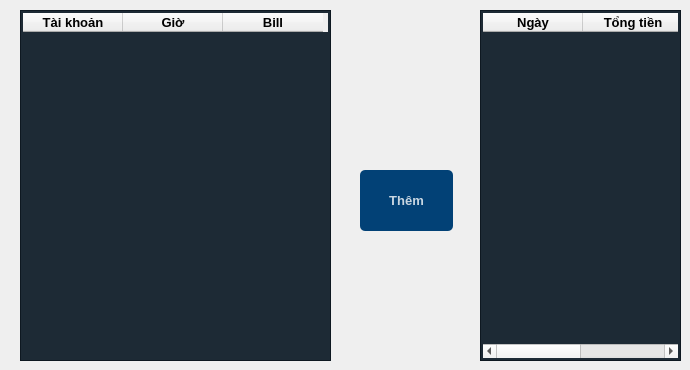
    <widget class="QWidget" name="tab_4">
     <attribute name="title">
      <string>Doanh thu</string>
     </attribute>
     <widget class="QTableWidget" name="table_bill_ngay">
      <property name="geometry">
       <rect>
        <x>20</x>
        <y>10</y>
        <width>311</width>
        <height>351</height>
       </rect>
      </property>
      <property name="minimumSize">
       <size>
        <width>0</width>
        <height>0</height>
       </size>
      </property>
      <property name="maximumSize">
       <size>
        <width>16777215</width>
        <height>381</height>
       </size>
      </property>
      <property name="styleSheet">
       <string notr="true">QTableWidget{
background-color: rgba(16, 30, 41, 240) ;
color: rgba(255,255,255,200);
padding: 2px
}
</string>
      </property>
      <column>
       <property name="text">
        <string>Tài khoản</string>
       </property>
       <property name="font">
        <font>
         <pointsize>10</pointsize>
         <weight>75</weight>
         <bold>true</bold>
        </font>
       </property>
      </column>
      <column>
       <property name="text">
        <string>Giờ</string>
       </property>
       <property name="font">
        <font>
         <pointsize>10</pointsize>
         <weight>75</weight>
         <bold>true</bold>
        </font>
       </property>
      </column>
      <column>
       <property name="text">
        <string>Bill</string>
       </property>
       <property name="font">
        <font>
         <pointsize>10</pointsize>
         <weight>75</weight>
         <bold>true</bold>
        </font>
       </property>
      </column>
     </widget>
     <widget class="QTableWidget" name="table_bill_thang">
      <property name="geometry">
       <rect>
        <x>480</x>
        <y>10</y>
        <width>201</width>
        <height>351</height>
       </rect>
      </property>
      <property name="styleSheet">
       <string notr="true">QTableWidget{
background-color: rgba(16, 30, 41, 240) ;
color: rgba(255,255,255,200);
padding: 2px
}
</string>
      </property>
      <column>
       <property name="text">
        <string>Ngày</string>
       </property>
       <property name="font">
        <font>
         <pointsize>10</pointsize>
         <weight>75</weight>
         <bold>true</bold>
        </font>
       </property>
      </column>
      <column>
       <property name="text">
        <string>Tổng tiền</string>
       </property>
       <property name="font">
        <font>
         <pointsize>10</pointsize>
         <weight>75</weight>
         <bold>true</bold>
        </font>
       </property>
      </column>
     </widget>
     <widget class="QPushButton" name="btn_add_2">
      <property name="geometry">
       <rect>
        <x>360</x>
        <y>170</y>
        <width>93</width>
        <height>61</height>
       </rect>
      </property>
      <property name="font">
       <font>
        <pointsize>10</pointsize>
        <weight>75</weight>
        <bold>true</bold>
       </font>
      </property>
      <property name="styleSheet">
       <string notr="true">QPushButton#btn_add_2{
background-color: rgba(2, 65, 118, 255);
color: rgba(255,255,255,200);
border-radius: 5px;
}
QPushButton#btn_add_2:pressed{
padding-left: 5px;
padding-top: 5px;
background-color: rgba(2, 65, 118,100);
backgound-posotion:calc(100%-10px)center;
}
QPushButton#btn_add_2:hover{
backgound-color: rgba(2, 65, 118,200);
}</string>
      </property>
      <property name="text">
       <string>Thêm</string>
      </property>
     </widget>
    </widget>
